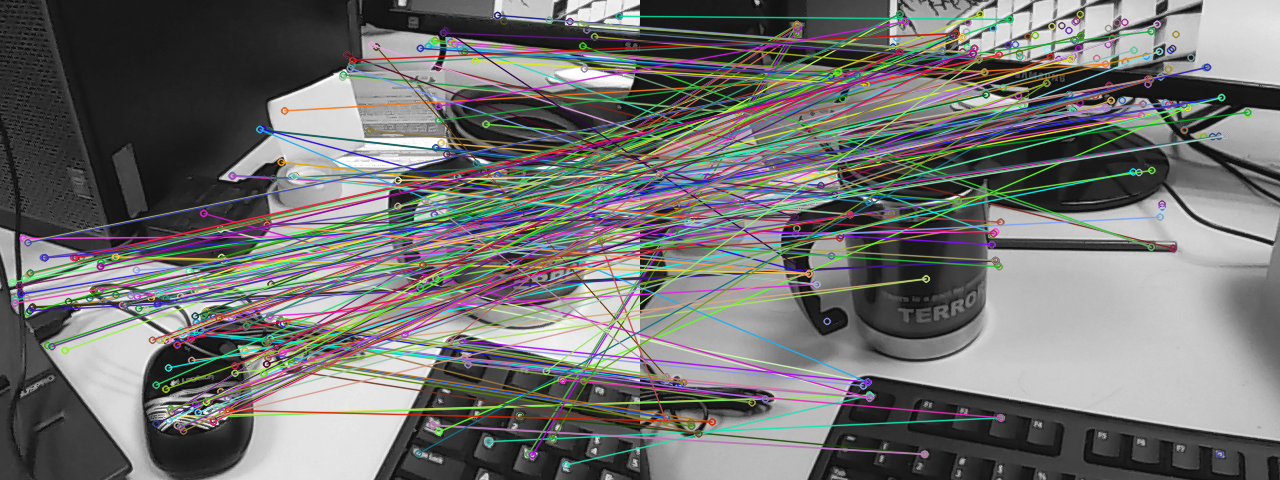
//> input picture BF match.png, 1280 x 480 px
$ ./orbkeypoint '../BF match.png' '../BF match.png'   (built with g++ and OpenCV 4)
//> lines starting //> are read from the running program, lines starting //| are printed output that depends on the picture
#include <iostream>
#include "opencv2/core.hpp"
#ifdef HAVE_OPENCV_XFEATURES2D
#include "opencv2/highgui.hpp"
#include "opencv2/xfeatures2d.hpp"
#include "opencv2/features2d.hpp"
#include "opencv2/imgproc.hpp"

using namespace cv;
using namespace cv::xfeatures2d;
using std::cout;
using std::endl;

const char* keys =
    "{ help h |                    | Print help message.}"
    "{@input0 | ../testfilesdataset/30.png | image 00.}"
    "{@input1 | ../testfilesdataset/31.png | image 01.}";

int main(int argc, char** argv)
{
    CommandLineParser parser(argc,argv ,keys);
    Mat src0 = imread(parser.get<String>("@input0"));
//> src0 is the input picture: 480 rows x 1280 cols, CV_8UC3; mean B, G, R 112.5, 113.8, 113.7
    Mat src1 = imread(parser.get<String>("@input1"));

    if (src0.empty() || src1.empty())
    {
        cout << "Could not open or find image!\n" <<endl;
        cout << "Usage: " <<argv[0] << "<Input image>" <<endl;
        return -1;
    }

    Mat grey0, grey1, descriptors0, descriptors1;
    cvtColor(src0,grey0, COLOR_BGR2GRAY);
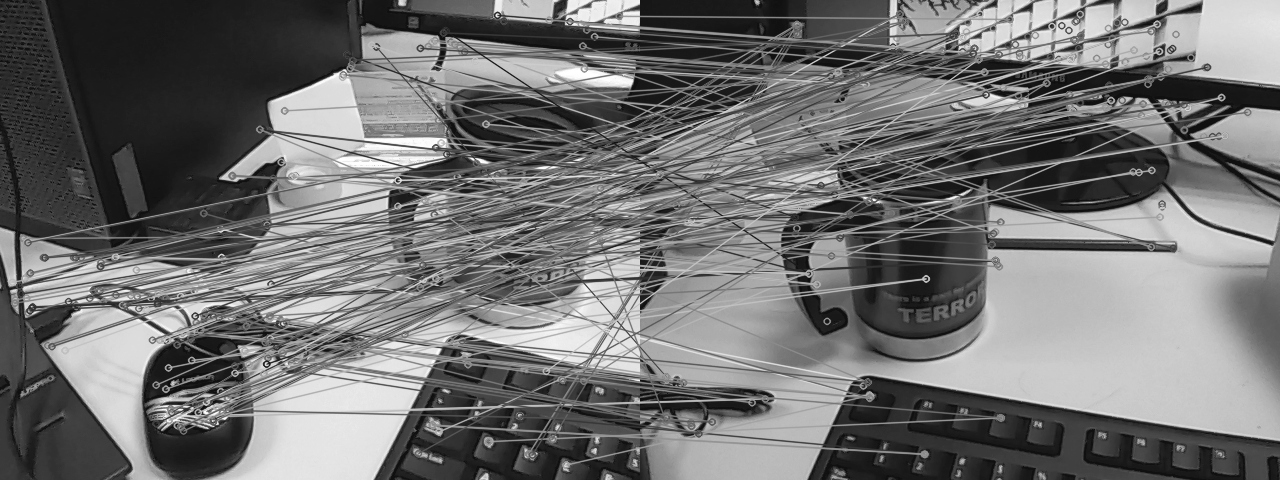
//> grey0: 480 rows x 1280 cols, CV_8UC1; min 16, max 255, mean 113.6
    cvtColor(src1,grey1, COLOR_BGR2GRAY);

    //ORB detector of points
    Ptr<ORB> orbDetector = ORB::create();
    std::vector<KeyPoint> keypoint0, keypoint1;
    //detector->detect( grey, keypoints );
    orbDetector -> detectAndCompute(grey0, noArray(), keypoint0, descriptors0);
//> keypoint0 = 500 keypoints; strongest (x, y, size): (263, 364, 31), (642, 267, 31), (640, 262, 31), (192, 315, 31)
    orbDetector -> detectAndCompute(grey1, noArray(), keypoint1, descriptors1);
//> keypoint1 has the same summary as keypoint0

    //test print out keypoint0
    //cout <<"keypoint0: " << keypoint0[1].angle <<endl;

    //convert descriptors to cv_32f for usage in flannbased matching
    if(descriptors0.type()!=CV_32F) {
    descriptors0.convertTo(descriptors0, CV_32F);
    }

    if(descriptors1.type()!=CV_32F) {
    descriptors1.convertTo(descriptors1, CV_32F);
    }

    cv::FlannBasedMatcher matcher;
    std::vector<std::vector<DMatch> > matches;
    matcher.knnMatch(descriptors0,descriptors1,matches,2);
//> matches = 500 matches

    //filter using lowe's ratio test, other alternative is to use RANSAC
    const float ratio_thresh = 0.7f;
    std::vector<DMatch> good_matches;
    for (size_t i = 0; i < matches.size(); i++)
    {
        if (matches[i][0].distance < ratio_thresh * matches[i][1].distance)
        {
            good_matches.push_back(matches[i][0]);
        }
    }
//> after the loop, good_matches = 500 matches

    cout<<"keypoint0 size: " <<keypoint0.size()<<endl;
//| keypoint0 size: 500
    cout<<"good match size: " <<good_matches.size()<<endl;
//| good match size: 500
    cout<<"keypoint0: "<< keypoint0[0].pt<<endl;
//| keypoint0: [1191, 134]

    std::vector<Point2f> goodmatchespoints0, goodmatchespoints1;

    //query for matched points
    for(int i =0;i<good_matches.size();i++)
    {
        //cout<< "good matches index 0: "<<good_matches[i].trainIdx<<endl;
        //cout<< "keypoint1: " <<keypoint0[good_matches[i].trainIdx]<<endl;
        goodmatchespoints0.push_back(keypoint0[good_matches[i].queryIdx].pt);
        cout<<"goodmatches pt0:" << goodmatchespoints0[i] <<endl;
        goodmatchespoints1.push_back(keypoint1[good_matches[i].trainIdx].pt);
        cout<<"goodmatches pt1: " <<goodmatchespoints1[i] <<endl;
        //cout<<" good matches in 1: "<<good_matches[i].queryIdx<<endl;
        //cout<<" good match yes no and operator? " <<good_matches[i].imgIdx<<endl;
    }
//> this loop made 500 passes
//| goodmatches pt0:[1191, 134]
//| goodmatches pt1: [1191, 134]
//| goodmatches pt0:[435, 146]
//| goodmatches pt1: [435, 146]
//> (the first 4 of 16 printed lines)
//> (output is shown up to pass 8 of 500)
//> after the loop, goodmatchespoints0 = 500 Points (x, y), first 12: [1191, 134], [435, 146], [1222, 100], [178, 307], [864, 197], [808, 281], [1224, 98], [232, 374], [1130, 98], [192, 315], [263, 364], [980, 37]; goodmatchespoints1 has the same summary as goodmatchespoints0
    //-- Draw Matches
    Mat img_matches;
    drawMatches( grey0,keypoint0,grey1,keypoint1, good_matches,img_matches,Scalar::all(-1),Scalar::all(-1),std::vector<char>(),DrawMatchesFlags::NOT_DRAW_SINGLE_POINTS);
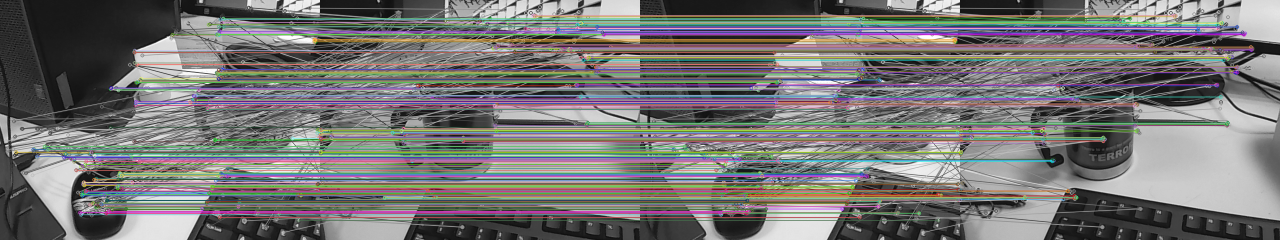
//> img_matches: 480 rows x 2560 cols, CV_8UC3 (shown at 1/2 size); mean B, G, R 116, 116.5, 117.7


    //-- Show detected (drawn) keypoints
    imshow("orbmatchpoint", img_matches);
    imwrite("orbmatchpoint.png", img_matches);
    //cout << keypoints[1].pt.x << endl;
    waitKey();
    return 0;
}
#else
int main()
{
    std::cout << "This tutorial code needs the xfeatures2d contrib module to be run." << std::endl;
    return 0;
}
#endif
